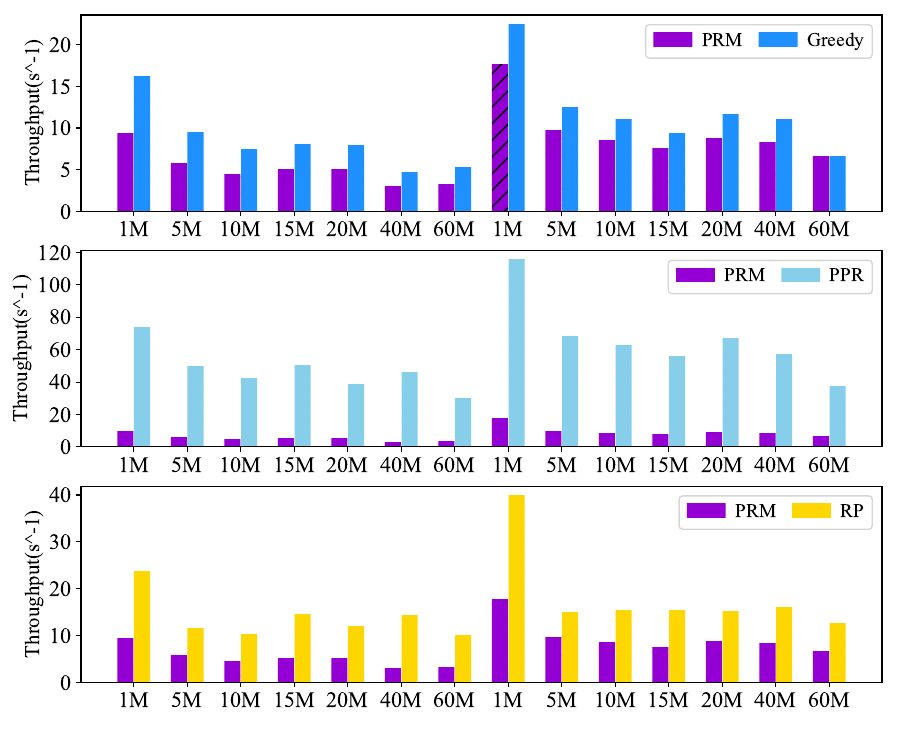

Here is the Python script that generated this plot:
import xlrd
import matplotlib.pyplot as plt
import matplotlib
matplotlib.font_manager._rebuild()
plt.rcParams['font.sans-serif']=['Times New Roman']#设置字体
import numpy as np
from textwrap import fill


colorDict = {'PRM':'darkviolet','Greedy':'dodgerblue','PPR':'skyblue','RP':'gold'}  #设置配色


dataArr = [{}]

readbook = xlrd.open_workbook('RS(4,3)-4-methods.xlsx')

sheets = readbook.sheets()

for sheetId in range(1, len(sheets)):

    curSheet = sheets[sheetId]

    nrows = curSheet.nrows
    metaRow = curSheet.row_values(0)

    dataArr.append({})

    dataArr[-1]['x-arr'] = []
    dataArr[-1][metaRow[1]] = []
    dataArr[-1][metaRow[2]] = []

    for rowId in range(1, nrows):
        curRow = curSheet.row_values(rowId)

        dataArr[-1]['x-arr'].append(curRow[0])
        dataArr[-1][metaRow[1]].append(curRow[1])
        dataArr[-1][metaRow[2]].append(curRow[2])


readbook = xlrd.open_workbook('RS(6,9)-4-methods.xlsx')

sheets = readbook.sheets()

for sheetId in range(1, len(sheets)):

    curSheet = sheets[sheetId]

    nrows = curSheet.nrows
    metaRow = curSheet.row_values(0)

    # dataArr.append({})

    # dataArr[-1]['x-arr'] = []
    # dataArr[-1][metaRow[1]] = []
    # dataArr[-1][metaRow[2]] = []

    for rowId in range(1, nrows):
        curRow = curSheet.row_values(rowId)

        dataArr[sheetId]['x-arr'].append(curRow[0])
        dataArr[sheetId][metaRow[1]].append(curRow[1])
        dataArr[sheetId][metaRow[2]].append(curRow[2])

print(dataArr)

ind=np.arange(len(dataArr[1]['x-arr']))
bar_width = 0.3#设置柱状图的宽度
gap_width = 0.01
totalBarNum = 2
plt.figure(figsize=(9,7.5))

# 第一幅子图
plt.subplot(311)
barCnt = 0
for barId in dataArr[1].keys():
    if barId == 'x-arr':
        continue
    
    offset = 0.0-bar_width*(totalBarNum/2.0)-gap_width*((totalBarNum-1.0)/2)+(barCnt+0.5)*bar_width+barCnt*gap_width
    plt.bar(ind+offset, dataArr[1][barId], bar_width, label=barId, color=colorDict[barId], hatch='//' if barId == 'PRM' else '\\\\')
    barCnt += 1

plt.ylabel('Throughput(s^-1)', fontsize=15)

plt.legend(fontsize=14,ncol=2,columnspacing=0.8,handletextpad=0.5)#显示图例，即label
plt.yticks(fontsize=16)
plt.xticks(ind, dataArr[1]['x-arr'], fontsize=16)#显示x坐r标轴的标签,即tick_label,调整位置，使其落在两个直方图中间位置
# plt.xticks(rotation=352) #x轴标签旋转
plt.subplots_adjust(left=0.09, right=0.98, top=0.98, bottom=0.09)#图片的页边距

# 第二幅子图
plt.subplot(312)
barCnt = 0
for barId in dataArr[2].keys():
    if barId == 'x-arr':
        continue
    
    offset = 0.0-bar_width*(totalBarNum/2.0)-gap_width*((totalBarNum-1.0)/2)+(barCnt+0.5)*bar_width+barCnt*gap_width
    plt.bar(ind+offset, dataArr[2][barId], bar_width, label=barId, color=colorDict[barId], hatch='//' if barId == 'PRM' else '\\\\')
    barCnt += 1

plt.ylabel('Throughput(s^-1)', fontsize=15)

plt.legend(fontsize=14,ncol=2,columnspacing=0.8,handletextpad=0.5)#显示图例，即label
plt.yticks(fontsize=16)
plt.xticks(ind, dataArr[2]['x-arr'], fontsize=16)#显示x坐r标轴的标签,即tick_label,调整位置，使其落在两个直方图中间位置
# plt.xticks(rotation=352) #x轴标签旋转
plt.subplots_adjust(left=0.09, right=0.98, top=0.98, bottom=0.09)#图片的页边距

# 第三幅子图
plt.subplot(313)
barCnt = 0
for barId in dataArr[3].keys():
    if barId == 'x-arr':
        continue
    
    offset = 0.0-bar_width*(totalBarNum/2.0)-gap_width*((totalBarNum-1.0)/2)+(barCnt+0.5)*bar_width+barCnt*gap_width
    plt.bar(ind+offset, dataArr[3][barId], bar_width, label=barId, color=colorDict[barId], hatch='//' if barId == 'PRM' else '\\\\')
    barCnt += 1

plt.ylabel('Throughput(s^-1)', fontsize=15)

plt.legend(fontsize=14,ncol=2,columnspacing=0.8,handletextpad=0.5)#显示图例，即label
plt.yticks(fontsize=16)
plt.xticks(ind, dataArr[3]['x-arr'], fontsize=16)#显示x坐r标轴的标签,即tick_label,调整位置，使其落在两个直方图中间位置
# plt.xticks(rotation=352) #x轴标签旋转
plt.subplots_adjust(left=0.09, right=0.98, top=0.98, bottom=0.09)#图片的页边距


plt.savefig('methods.pdf')
# plt.show()